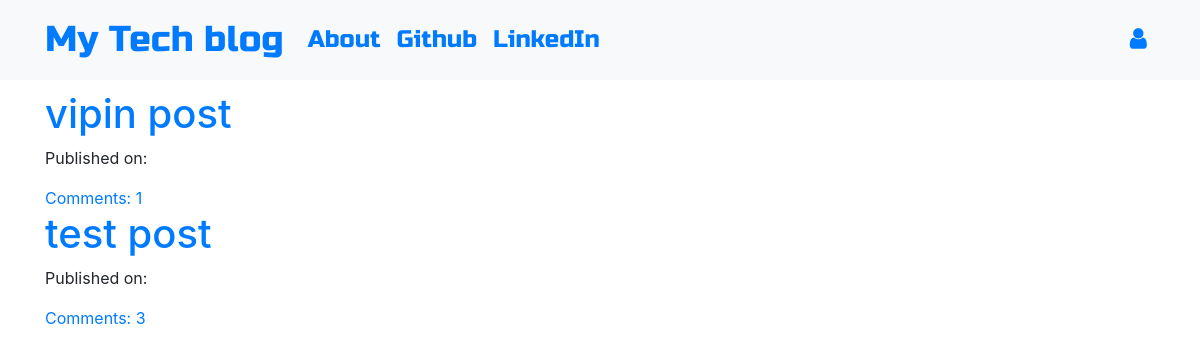
The page / on the database its author committed.
### blog/models.py (models this page shows, shortened)
class Post(models.Model):
    author = models.ForeignKey('auth.User', on_delete=models.CASCADE)
    title = models.CharField(max_length=256)
    text = models.TextField()
    created_date = models.DateTimeField(default=timezone.now)     # That exact date&time when submitted will be noted.
    published_date = models.DateTimeField(blank=True, null=True)   # null=True pertains to the database schema, allowing for NULL values in the database, while blank=True is related to form validation, enabling fields to be left empty in form submissions
    def approve_comments(self):
        return self.comments.filter(approved_comment=True)   # filtering comments that are approved

### blog/views.py (the view)
# urls.py: path('',views.PostListView.as_view(),name='post_list'),
class PostListView(ListView):
    model = Post
    def get_queryset(self):           # defining how i want to grab that list. And this allows me to use Django's ORM when dealing with just generic views that way I can add a lil more of a custom touch to it.
        return Post.objects.filter(published_date__lte=timezone.now()).order_by('-published_date')  # __lte = less than or equal to, -published_date = in decending order

### blog/templates/blog/post_list.html
{% extends "blog/base.html" %}
{% block content %}
    <div class="centerstage">
        {% for post in post_list %}
            <div class="post">
                <h1><a href="{% url 'post_detail' pk=post.pk %}"> {{post.title}} </a></h1>
            </div>
            <div class="date">
                <p>Published on: {{post.published|date:'D M Y'}} </p>
            </div>
            <a href="{% url 'post_detail' pk=post.pk %}">Comments: {{post.approve_comments.count}} </a>
        {% endfor %}
    </div>
{% endblock content %}

### blog/static/css/blog.css (style rules this page uses)
.centerstage { margin-left: auto; margin-right: auto; }
.loader { filter:hue-rotate(0deg); color:linear-gradient(45deg,#0f8,#08f); animation:hue 10000ms infinite linear; }

### rows shown on the page
Post: title "vipin post", approve_comments.count "1"
Post: title "test post", approve_comments.count "3"
